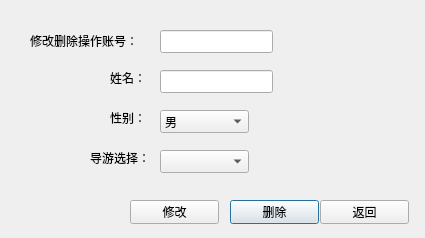
<?xml version="1.0" encoding="UTF-8"?>
<ui version="4.0">
 <class>touristmodify</class>
 <widget class="QDialog" name="touristmodify">
  <property name="geometry">
   <rect>
    <x>0</x>
    <y>0</y>
    <width>425</width>
    <height>238</height>
   </rect>
  </property>
  <property name="windowTitle">
   <string>Dialog</string>
  </property>
  <widget class="QPushButton" name="Delete">
   <property name="geometry">
    <rect>
     <x>230</x>
     <y>200</y>
     <width>89</width>
     <height>24</height>
    </rect>
   </property>
   <property name="text">
    <string>删除</string>
   </property>
  </widget>
  <widget class="QLabel" name="label_3">
   <property name="geometry">
    <rect>
     <x>110</x>
     <y>110</y>
     <width>72</width>
     <height>15</height>
    </rect>
   </property>
   <property name="text">
    <string>性别：</string>
   </property>
  </widget>
  <widget class="QLineEdit" name="idinput">
   <property name="geometry">
    <rect>
     <x>160</x>
     <y>30</y>
     <width>113</width>
     <height>23</height>
    </rect>
   </property>
  </widget>
  <widget class="QPushButton" name="Modify">
   <property name="geometry">
    <rect>
     <x>130</x>
     <y>200</y>
     <width>89</width>
     <height>24</height>
    </rect>
   </property>
   <property name="text">
    <string>修改</string>
   </property>
  </widget>
  <widget class="QLineEdit" name="nameinput">
   <property name="geometry">
    <rect>
     <x>160</x>
     <y>70</y>
     <width>113</width>
     <height>23</height>
    </rect>
   </property>
  </widget>
  <widget class="QComboBox" name="sexselect">
   <property name="geometry">
    <rect>
     <x>160</x>
     <y>110</y>
     <width>89</width>
     <height>23</height>
    </rect>
   </property>
   <item>
    <property name="text">
     <string>男</string>
    </property>
   </item>
   <item>
    <property name="text">
     <string>女</string>
    </property>
   </item>
  </widget>
  <widget class="QPushButton" name="back">
   <property name="geometry">
    <rect>
     <x>320</x>
     <y>200</y>
     <width>89</width>
     <height>24</height>
    </rect>
   </property>
   <property name="text">
    <string>返回</string>
   </property>
  </widget>
  <widget class="QLabel" name="label">
   <property name="geometry">
    <rect>
     <x>30</x>
     <y>30</y>
     <width>141</width>
     <height>21</height>
    </rect>
   </property>
   <property name="text">
    <string>修改删除操作账号：</string>
   </property>
  </widget>
  <widget class="QLabel" name="label_2">
   <property name="geometry">
    <rect>
     <x>110</x>
     <y>70</y>
     <width>72</width>
     <height>15</height>
    </rect>
   </property>
   <property name="text">
    <string>姓名：</string>
   </property>
  </widget>
  <widget class="QLabel" name="label_4">
   <property name="geometry">
    <rect>
     <x>90</x>
     <y>150</y>
     <width>72</width>
     <height>15</height>
    </rect>
   </property>
   <property name="text">
    <string>导游选择：</string>
   </property>
  </widget>
  <widget class="QComboBox" name="guideSelect">
   <property name="geometry">
    <rect>
     <x>160</x>
     <y>150</y>
     <width>89</width>
     <height>23</height>
    </rect>
   </property>
  </widget>
 </widget>
 <resources/>
 <connections/>
</ui>
